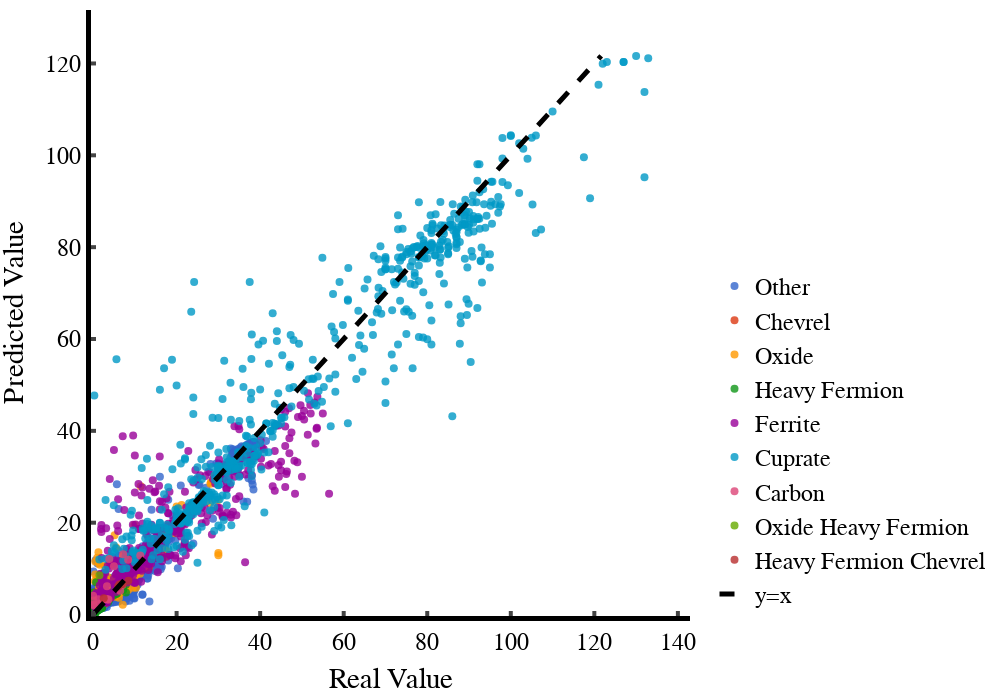

Notebook cell for this chart:
### Code cell
plot_predicted_vs_actual(df_supercon_all["tc"], best_model_allFeat_SupMat.predict(df_supercon_all[feature_names_all]), df_supercon_all,
                         save_image=True, width=1000, height=700, name="allFeat_SupMat")

### Figure 1 — Plotly figure (JSON) as saved in the notebook; plotly's stock layout.template omitted (floating-point values rounded to 4 significant figures; data arrays with more than 128 entries replaced by an {"elided": "..."} marker saying what was removed)
{"data": [{"hoverinfo": "text", "marker": {"color": "#3366CC", "opacity": 0.8, "size": 8}, "mode": "markers", "name": "Other", "text": {"elided": "2512 str values"}, "type": "scatter", "x": {"elided": "2512 float values"}, "y": {"elided": "2512 float values"}}, {"hoverinfo": "text", "marker": {"color": "#DC3912", "opacity": 0.8, "size": 8}, "mode": "markers", "name": "Chevrel", "text": ["Ag1Mo6S8", "Br2Mo6S6", "Cd1Mo6S8", "Cd1Mo6Se8", "Cu1Mo6Se8", "Dy1Mo6S8", "In0.71S8V6", "In1K2Mo15Se19", "In1S8V6", "In2Mo15Se19", "In2Mo6Se6", "In3Mo15Se19", "K1S8V6", "K2Mo15Se19", "La0.84Mo6Se8", "La0.88Mo6Se8", "La0.94Mo6Se8", "La1Mo6S8", "La1Mo6Se8", "Li2Mo15Se19", "Li3Mo15Se19", "Lu1Mo6S8", "Mo15Se19", "Mo1Te2", "Mo3S2Se2", "Mo3Te3Tl1", "Mo4Re2Te8", "Mo5.8Ru0.2Se8", "Mo6Nd1S8", "Mo6Pb0.7Se8Yb0.3", "Mo6Pb0.8Se8Yb0.2", "Mo6Pb0.9Se8Yb0.1", "Mo6Pb1S4Se4", "Mo6Pb1S8", "Mo6Pb1Se8", "Mo6S8", "Mo6S8Sn0.875", "Mo6S8Sn1", "Mo6Se6Tl2", "Mo6Se8", "Mo6Se8Sn1", "Mo6Se8Y1", "Nb2Se3", "Nb3S4", "Nb3Se4", "Nb3Te4", "Rb1S8V6", "S0.8Se1.2Ta1", "S1.1Zr1", "S1.2Se0.8Ta1", "S1.8Se0.2Ta1", "S8Tl0.26V6", "S8Tl1V6", "S8V6"], "type": "scatter", "x": [7.7, 13.4, 1.8, 2.4, 5.9, 1.6, 5.4, 1.3, 3.9, 1.5, 0.7125, 3.32, 0.71, 2.1, 9.4, 10.25, 11, 6.73, 11.23, 2.6, 3.5, 2.2, 5.29, 0.3, 3.3, 5.84, 3.5, 6.21, 3.5, 10.2, 12.2, 12.3, 3.2, 12.45, 3.77, 1.8, 14.05, 12.6, 2.288, 6.255, 3.4, 6.38, 2.3, 3.81, 1.942, 1.747, 0.65, 3.9, 4.5, 3.8, 2.75, 0.74, 4.1, 0.76], "y": [6.479, 10.31, 4.495, 4.286, 5.299, 3.066, 4.952, 4.473, 4.579, 2.867, 4.548, 3.981, 4.93, 3.691, 9.811, 9.811, 9.845, 5.63, 9.628, 5.306, 3.407, 3.49, 4.792, 2.915, 5.534, 5.842, 4.235, 6.497, 3.903, 10.37, 10.33, 10.2, 5.855, 10.12, 7.107, 3.914, 12.14, 11.15, 2.669, 5.202, 5.534, 6.945, 7.903, 3.773, 6.242, 3.595, 3.618, 4.203, 5.327, 4.203, 5.659, 3.269, 4.046, 2.569]}, {"hoverinfo": "text", "marker": {"color": "#FF9900", "opacity": 0.8, "size": 8}, "mode": "markers", "name": "Oxide", "text": {"elided": "181 str values"}, "type": "scatter", "x": {"elided": "181 float values"}, "y": {"elided": "181 float values"}}, {"hoverinfo": "text", "marker": {"color": "#109618", "opacity": 0.8, "size": 8}, "mode": "markers", "name": "Heavy Fermion", "text": {"elided": "241 str values"}, "type": "scatter", "x": {"elided": "241 float values"}, "y": {"elided": "241 float values"}}, {"hoverinfo": "text", "marker": {"color": "#990099", "opacity": 0.8, "size": 8}, "mode": "markers", "name": "Ferrite", "text": {"elided": "406 str values"}, "type": "scatter", "x": {"elided": "406 float values"}, "y": {"elided": "406 float values"}}, {"hoverinfo": "text", "marker": {"color": "#0099C6", "opacity": 0.8, "size": 8}, "mode": "markers", "name": "Cuprate", "text": {"elided": "576 str values"}, "type": "scatter", "x": {"elided": "576 float values"}, "y": {"elided": "576 float values"}}, {"hoverinfo": "text", "marker": {"color": "#DD4477", "opacity": 0.8, "size": 8}, "mode": "markers", "name": "Carbon", "text": ["Ba6C60", "C1", "C2Ca0.1Y0.9", "C2Ca0.2Y0.8", "C2La1", "C2Lu1", "C2Na1", "C2Th0.09Y0.91", "C2Th0.19Y0.81", "C2Y1", "C60Ca5", "C6Ca1", "C6Sr1", "C6Yb1", "C8.1K1", "C8Cs1", "C8K1", "C8Rb1"], "type": "scatter", "x": [7, 7.2, 3.15, 2.82, 1.234, 3.33, 5, 3.7, 3.52, 3.895, 8.4, 11.3, 1.65, 6.497, 0.152, 0.0675, 0.1524, 0.01205], "y": [6.455, 13.14, 3.358, 3.353, 3.352, 6.134, 10.49, 3.273, 3.254, 12.08, 11.93, 12.86, 2.365, 5.177, 2.122, 3.074, 2.047, 4.094]}, {"hoverinfo": "text", "marker": {"color": "#66AA00", "opacity": 0.8, "size": 8}, "mode": "markers", "name": "Oxide Heavy Fermion", "text": ["Bi1Ce1S2O1"], "type": "scatter", "x": [1.533], "y": [8.583]}, {"hoverinfo": "text", "marker": {"color": "#B82E2E", "opacity": 0.8, "size": 8}, "mode": "markers", "name": "Heavy Fermion Chevrel", "text": ["Mo6Pb0.1Se8Yb0.9", "Mo6Pb0.2Se8Yb0.8", "Mo6Pb0.3Se8Yb0.7", "Mo6Pr1S8", "Mo6S8Yb1", "Mo6Se8Yb1"], "type": "scatter", "x": [6.3, 6.7, 7.1, 2.55, 8.45, 6], "y": [6.544, 6.6, 6.649, 3.559, 7.357, 6.09]}, {"line": {"color": "black", "dash": "dash", "width": 5}, "mode": "lines", "name": "y=x", "type": "scatter", "x": [0.1828, 1.41, 2.636, 3.863, 5.09, 6.317, 7.544, 8.771, 9.998, 11.22, 12.45, 13.68, 14.91, 16.13, 17.36, 18.59, 19.81, 21.04, 22.27, 23.49, 24.72, 25.95, 27.17, 28.4, 29.63, 30.85, 32.08, 33.31, 34.53, 35.76, 36.99, 38.22, 39.44, 40.67, 41.9, 43.12, 44.35, 45.58, 46.8, 48.03, 49.26, 50.48, 51.71, 52.94, 54.16, 55.39, 56.62, 57.84, 59.07, 60.3, 61.53, 62.75, 63.98, 65.21, 66.43, 67.66, 68.89, 70.11, 71.34, 72.57, 73.79, 75.02, 76.25, 77.47, 78.7, 79.93, 81.16, 82.38, 83.61, 84.84, 86.06, 87.29, 88.52, 89.74, 90.97, 92.2, 93.42, 94.65, 95.88, 97.1, 98.33, 99.56, 100.8, 102.0, 103.2, 104.5, 105.7, 106.9, 108.1, 109.4, 110.6, 111.8, 113.1, 114.3, 115.5, 116.7, 118.0, 119.2, 120.4, 121.6], "y": [0.1828, 1.41, 2.636, 3.863, 5.09, 6.317, 7.544, 8.771, 9.998, 11.22, 12.45, 13.68, 14.91, 16.13, 17.36, 18.59, 19.81, 21.04, 22.27, 23.49, 24.72, 25.95, 27.17, 28.4, 29.63, 30.85, 32.08, 33.31, 34.53, 35.76, 36.99, 38.22, 39.44, 40.67, 41.9, 43.12, 44.35, 45.58, 46.8, 48.03, 49.26, 50.48, 51.71, 52.94, 54.16, 55.39, 56.62, 57.84, 59.07, 60.3, 61.53, 62.75, 63.98, 65.21, 66.43, 67.66, 68.89, 70.11, 71.34, 72.57, 73.79, 75.02, 76.25, 77.47, 78.7, 79.93, 81.16, 82.38, 83.61, 84.84, 86.06, 87.29, 88.52, 89.74, 90.97, 92.2, 93.42, 94.65, 95.88, 97.1, 98.33, 99.56, 100.8, 102.0, 103.2, 104.5, 105.7, 106.9, 108.1, 109.4, 110.6, 111.8, 113.1, 114.3, 115.5, 116.7, 118.0, 119.2, 120.4, 121.6]}], "layout": {"font": {"color": "black", "family": "Helvetica", "size": 24}, "height": 700, "legend": {"orientation": "v", "x": 1.5, "xanchor": "right", "y": 0, "yanchor": "bottom"}, "margin": {"b": 10, "l": 10, "r": 10, "t": 10}, "paper_bgcolor": "white", "plot_bgcolor": "white", "width": 1000, "xaxis": {"linecolor": "black", "linewidth": 5, "range": [-0.4926, 142.9], "showline": true, "ticklen": 5, "ticks": "inside", "tickwidth": 4, "title": {"text": "Real Value"}}, "yaxis": {"linecolor": "black", "linewidth": 5, "range": [-0.3172, 131.6], "showline": true, "ticklen": 5, "ticks": "inside", "tickwidth": 4, "title": {"text": "Predicted Value"}}}}
